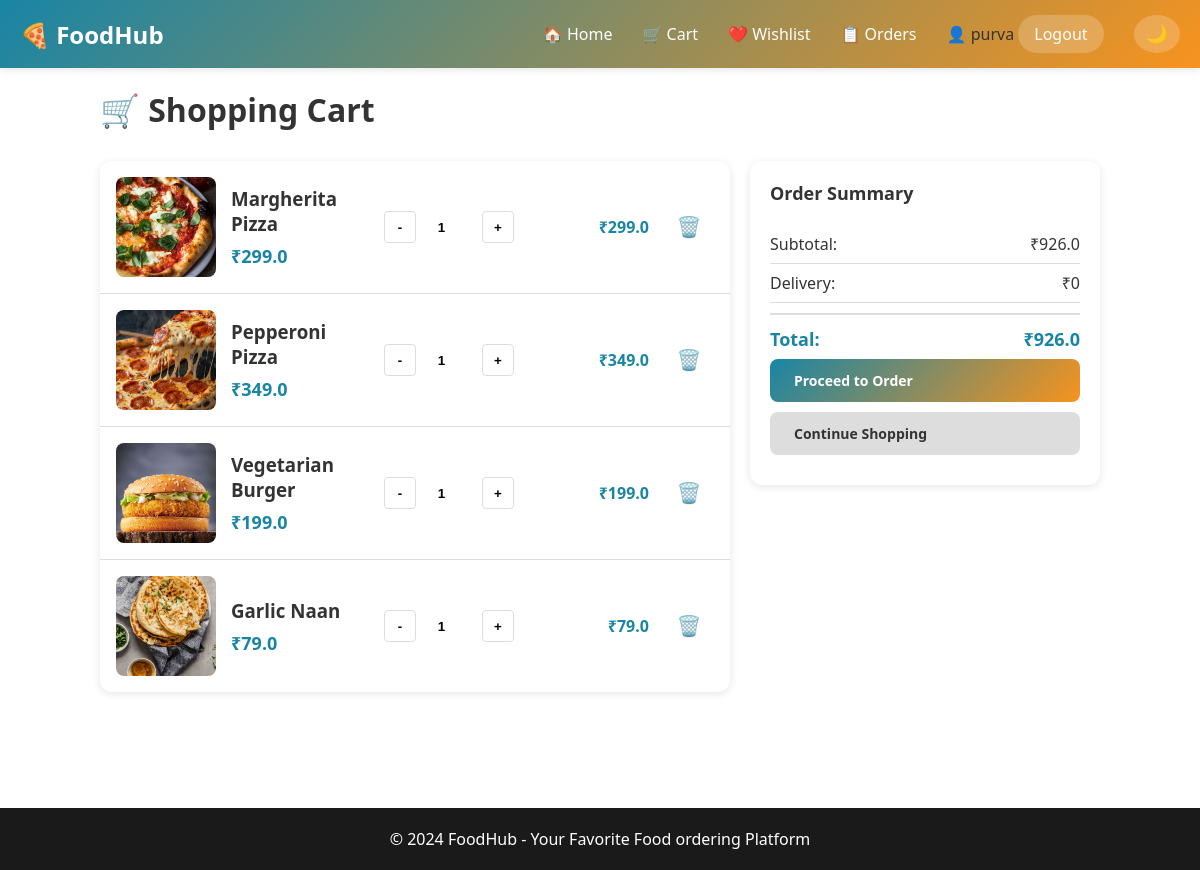
Page /cart (signed in) on the committed database.
### tables this page shows
CREATE TABLE users (
        id INTEGER PRIMARY KEY AUTOINCREMENT,
        username TEXT UNIQUE NOT NULL,
        email TEXT UNIQUE NOT NULL,
        password TEXT NOT NULL,
        created_at TIMESTAMP DEFAULT CURRENT_TIMESTAMP
    );

CREATE TABLE cart (
        id INTEGER PRIMARY KEY AUTOINCREMENT,
        user_id INTEGER NOT NULL,
        food_id INTEGER NOT NULL,
        quantity INTEGER NOT NULL,
        FOREIGN KEY (user_id) REFERENCES users (id),
        FOREIGN KEY (food_id) REFERENCES food_items (id)
    );

CREATE TABLE food_items (
        id INTEGER PRIMARY KEY AUTOINCREMENT,
        name TEXT NOT NULL,
        description TEXT,
        price REAL NOT NULL,
        image_url TEXT,
        category TEXT,
        created_at TIMESTAMP DEFAULT CURRENT_TIMESTAMP
    );

### app.py (the view)
@app.route('/cart')
def cart():
    if not check_login():
        return redirect(url_for('login'))
    items = get_cart_items(session['user_id'])
    user = get_user(session['user_id'])
    total = sum(item['price'] * item['quantity'] for item in items)
    return render_template('cart.html', items=items, user=user, total=total)

### app.py (called while the page is built)
def check_login():
    return 'user_id' in session

### database.py (called while the page is built)
def get_db():
    conn = sqlite3.connect(DATABASE)
    conn.row_factory = sqlite3.Row
    return conn

def get_user(user_id):
    try:
        conn = get_db()
        c = conn.cursor()
        c.execute('SELECT id, username, email FROM users WHERE id = ?', (user_id,))
        user = c.fetchone()
        conn.close()
        return user
    except Exception:
        return None

def get_cart_items(user_id):
    try:
        conn = get_db()
        c = conn.cursor()
        c.execute(
            '''SELECT c.id, f.id as food_id, f.name, f.price, c.quantity, f.image_url
               FROM cart c
               JOIN food_items f ON c.food_id = f.id
               WHERE c.user_id = ?''',
            (user_id,)
        )
        items = c.fetchall()
        conn.close()
        return items
    except Exception:
        return []

### templates/cart.html (shortened to what this page needs)
{% extends "base.html" %}
{% block content %}
<div class="cart-container">
    <h1>🛒 Shopping Cart</h1>
    {% if items %}
    <div class="cart-content">
        <div class="cart-items">
            {% for item in items %}
            <div class="cart-item" id="cart-item-{{ item.food_id }}">
                <img src="{{ item.image_url }}" alt="{{ item.name }}" class="cart-item-image">
                <div class="cart-item-details">
                    <h3>{{ item.name }}</h3>
                    <p class="price">₹{{ item.price }}</p>
                </div>
                <div class="quantity-control">
                    <button onclick="decreaseQuantity({{ item.food_id }})">-</button>
                    <input type="number" value="{{ item.quantity }}" readonly class="qty-input" id="qty-{{ item.food_id }}">
                    <button onclick="increaseQuantity({{ item.food_id }})">+</button>
                </div>
                <div class="item-total">
                    <p>₹<span id="total-{{ item.food_id }}">{{ item.price * item.quantity }}</span></p>
                </div>
                <button class="btn-remove" onclick="removeFromCart({{ item.food_id }})">🗑️</button>
            </div>
            {% endfor %}
        </div>
        <div class="cart-summary">
            <h2>Order Summary</h2>
            <div class="summary-row">
                <span>Subtotal:</span>
                <span>₹<span id="subtotal">{{ total }}</span></span>
            </div>
            <div class="summary-row">
                <span>Delivery:</span>
                <span>₹0</span>
            </div>
            <div class="summary-row total-row">
                <span>Total:</span>
                <span>₹<span id="grand-total">{{ total }}</span></span>
            </div>
            <a href="{{ url_for('checkout') }}" class="btn btn-primary btn-block">Proceed to Order</a>
            <a href="{{ url_for('index') }}" class="btn btn-secondary btn-block">Continue Shopping</a>
        </div>
    </div>
    {% else %}
    <div class="empty-cart">
        <p>🛒 Your cart is empty</p>
        <a href="{{ url_for('index') }}" class="btn btn-primary">Start Shopping</a>
    </div>
    {% endif %}
</div>
{% endblock %}

### templates/base.html (shortened to what this page needs)
<!DOCTYPE html>
<html lang="en">
<head>
    <link rel="stylesheet" href="{{ url_for('static', filename='css/style.css') }}">
</head>
<body>
    {% if user %}
    <nav class="navbar">
        <div class="navbar-container">
            <div class="navbar-brand">
                <a href="{{ url_for('index') }}" class="brand-name">🍕 FoodHub</a>
            </div>
            <ul class="nav-menu">
                <li><a href="{{ url_for('index') }}" class="nav-link">🏠 Home</a></li>
                <li><a href="{{ url_for('cart') }}" class="nav-link">🛒 Cart</a></li>
                <li><a href="{{ url_for('wishlist') }}" class="nav-link">❤️ Wishlist</a></li>
                <li><a href="{{ url_for('orders') }}" class="nav-link">📋 Orders</a></li>
                <li class="nav-user">
                    <span class="user-name">👤 {{ user.username }}</span>
                    <a href="{{ url_for('logout') }}" class="nav-link logout-btn">Logout</a>
                </li>
                <li>
                    <button class="theme-toggle" onclick="toggleDarkMode()">🌙</button>
                </li>
            </ul>
        </div>
    </nav>
    {% endif %}
    <div class="container">
        {% block content %}{% endblock %}
    </div>
    <footer class="footer">
        <p>&copy; 2024 FoodHub - Your Favorite Food ordering Platform</p>
    </footer>
</body>
</html>

### static/css/style.css (style rules this page uses)
* { margin: 0; padding: 0; box-sizing: border-box; }
:root { --primary-color: #1985a5; --secondary-color: #f7931e; --success-color: #4caf50; --danger-color: #f44336; --dark-color: #1a1a1a; --light-color: #f5f5f5; --text-color: #333; --border-color: #ddd; --shadow: 0 2px 8px rgba(0, 0, 0, 0.1); }
body { font-family: 'Segoe UI', Tahoma, Geneva, Verdana, sans-serif; background-color: #fff; color: var(--text-color); transition: background-color 0.3s, color 0.3s; }
.navbar { background: linear-gradient(135deg, var(--primary-color), var(--secondary-color)); padding: 15px 0; box-shadow: var(--shadow); position: sticky; top: 0; z-index: 100; }
.navbar-container { max-width: 1200px; margin: 0 auto; padding: 0 20px; display: flex; justify-content: space-between; align-items: center; }
.brand-name { font-size: 24px; font-weight: bold; color: white; text-decoration: none; display: flex; align-items: center; }
.nav-menu { display: flex; list-style: none; gap: 30px; align-items: center; }
.nav-link { color: white; text-decoration: none; font-weight: 500; transition: opacity 0.3s; }
.logout-btn { background-color: rgba(255, 255, 255, 0.2); padding: 8px 16px; border-radius: 20px; transition: background-color 0.3s; }
.theme-toggle { background: rgba(255, 255, 255, 0.2); border: none; color: white; cursor: pointer; padding: 8px 12px; border-radius: 50%; font-size: 18px; transition: background-color 0.3s; }
.container { max-width: 1200px; margin: 0 auto; padding: 20px; min-height: calc(100vh - 100px); }
.btn { padding: 12px 24px; border: none; border-radius: 8px; font-size: 14px; font-weight: 600; cursor: pointer; transition: all 0.3s; text-decoration: none; display: inline-block; }
.btn-primary { background: linear-gradient(135deg, var(--primary-color), var(--secondary-color)); color: white; }
.btn-secondary { background-color: var(--border-color); color: var(--text-color); }
.btn-block { width: 100%; margin-bottom: 10px; }
.btn-remove { background: none; border: none; font-size: 20px; cursor: pointer; padding: 8px; }
.price { font-size: 18px; font-weight: bold; color: var(--primary-color); }
.cart-container { max-width: 1000px; margin: 0 auto; }
.cart-container h1 { margin-bottom: 30px; color: var(--text-color); }
.cart-content { display: grid; grid-template-columns: 1fr 350px; gap: 20px; }
.cart-items { background: white; border-radius: 12px; overflow: hidden; box-shadow: var(--shadow); }
.cart-item { display: grid; grid-template-columns: 100px 1fr 150px 100px 50px; gap: 15px; align-items: center; padding: 16px; border-bottom: 1px solid var(--border-color); }
.cart-item:last-child { border-bottom: none; }
.cart-item-image { width: 100%; height: 100px; object-fit: cover; border-radius: 8px; }
.cart-item-details h3 { margin: 0 0 8px 0; color: var(--text-color); }
.quantity-control { display: flex; gap: 8px; align-items: center; }
.quantity-control button { width: 32px; height: 32px; border: 1px solid var(--border-color); background: white; cursor: pointer; border-radius: 4px; font-weight: bold; transition: all 0.3s; }
.qty-input { width: 50px; text-align: center; border: none; padding: 4px; font-weight: bold; }
.item-total { text-align: right; font-weight: bold; color: var(--primary-color); }
.cart-summary { background: white; border-radius: 12px; padding: 20px; box-shadow: var(--shadow); height: fit-content; position: sticky; top: 100px; }
.cart-summary h2 { margin-bottom: 20px; font-size: 18px; color: var(--text-color); }
.summary-row { display: flex; justify-content: space-between; padding: 10px 0; border-bottom: 1px solid var(--border-color); color: var(--text-color); }
.summary-row.total-row { border: none; font-weight: bold; font-size: 18px; color: var(--primary-color); margin-top: 10px; }
.summary-row { display: flex; justify-content: space-between; padding: 8px 0; color: var(--text-color); }
.summary-row.total-row { font-weight: bold; font-size: 18px; color: var(--primary-color); border-top: 2px solid var(--border-color); padding-top: 12px; }
.footer { background-color: var(--dark-color); color: white; text-align: center; padding: 20px; margin-top: 40px; }

### rows in the picture
users: username "purva"
cart: image_url (picture), name "Margherita Pizza", price "299.0", quantity "1", item.price*item.quantity "299.0"
cart: image_url (picture), name "Pepperoni Pizza", price "349.0", quantity "1", item.price*item.quantity "349.0"
cart: image_url (picture), name "Vegetarian Burger", price "199.0", quantity "1", item.price*item.quantity "199.0"
cart: image_url (picture), name "Garlic Naan", price "79.0", quantity "1", item.price*item.quantity "79.0"

### other values in the picture
{{ total }} "926.0"
